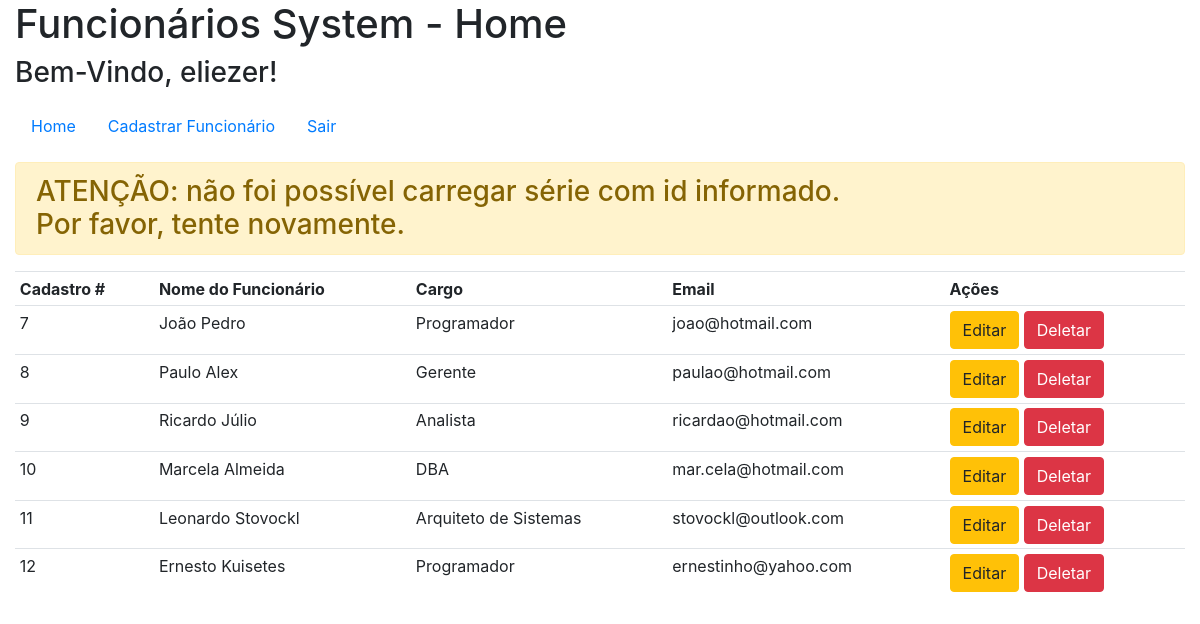
The app's page /index.php?msg=invalidid (signed in) with its own data.
### tables this page shows
CREATE TABLE `funcionarios` (
  `id_funcionario` int(11) NOT NULL,
  `nome` varchar(80) NOT NULL,
  `cargo` varchar(30) NOT NULL,
  `email` varchar(30) NOT NULL
);

### DAO.php (the view, shortened to what this page needs)
<?php
include_once 'conn.php';
function select_func()
{
	global $conn;
	$sql = "SELECT * FROM funcionarios";
	$result = mysqli_query($conn, $sql);
	if (mysqli_affected_rows($conn) > 0)
	{
		$info = '';
		$info .= '<table class="table table-hover table-sm">';
		$info .= 	'<tr>';
		$info .= 		'<th>Cadastro #</th>';
		$info .= 		'<th>Nome do Funcionário</th>';
		$info .= 		'<th>Cargo</th>';
		$info .= 		'<th>Email</th>';
		$info .= 		'<th>Ações</th>';
		$info .= 	'</tr>';
		while ($func = mysqli_fetch_assoc($result))
		{
			$info .= '<tr>';
				foreach ($func as $key => $values)
				{
					if($key == 'id_funcionario')
					{
						$id_func = $values;
					}
					$info .= '<td>'. $values . "</td>";
				}
				$info .= '<td>';
			$info .= '<a href="editar.php?id_funcionario='.$id_func.'" class="btn btn-warning">Editar</a>  ';
			$info .= '<a href="deletar.php?id_funcionario='.$id_func.'" class="btn btn-danger" onclick="return confirm(\'Tem Certeza Que Deseja Excluir Este Funcionário?\')">Deletar</a>' ;
			$info .= '</td>';
			$info .= '</tr>';
		}
		$info .= '</table>';
		return $info;
	}else{
		return '<h3>Não Há Funcionários Cadastrados</h3>';
	}
}
?>

### records on screen
funcionarios: id_funcionario "7", nome "João Pedro", cargo "Programador", email "joao@hotmail.com"
funcionarios: id_funcionario "8", nome "Paulo Alex", cargo "Gerente", email "paulao@hotmail.com"
funcionarios: id_funcionario "9", nome "Ricardo Júlio", cargo "Analista", email "ricardao@hotmail.com"
funcionarios: id_funcionario "10", nome "Marcela Almeida", cargo "DBA", email "mar.cela@hotmail.com"
funcionarios: id_funcionario "11", nome "Leonardo Stovockl", cargo "Arquiteto de Sistemas", email "stovockl@outlook.com"
funcionarios: id_funcionario "12", nome "Ernesto Kuisetes", cargo "Programador", email "ernestinho@yahoo.com"

### other values on screen
$_SESSION['username'] "eliezer"
